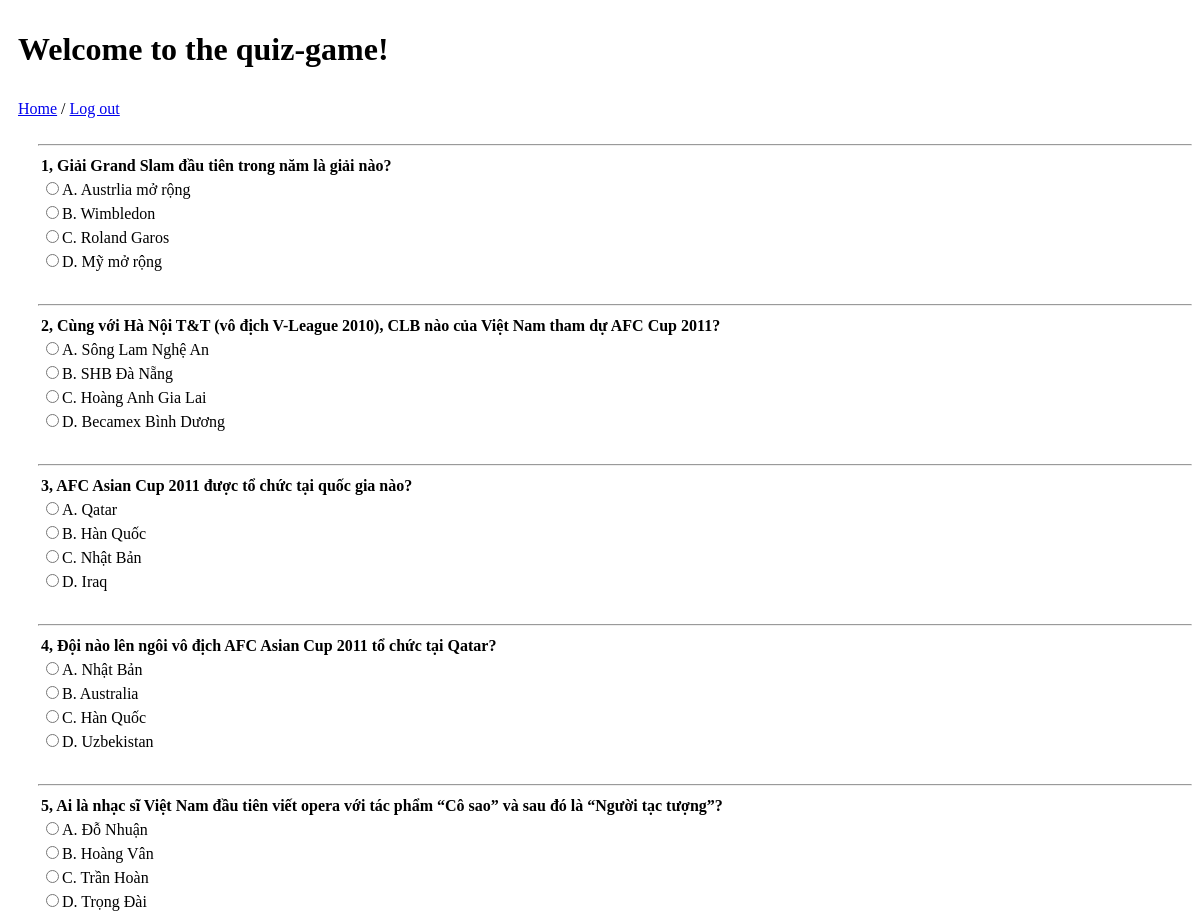
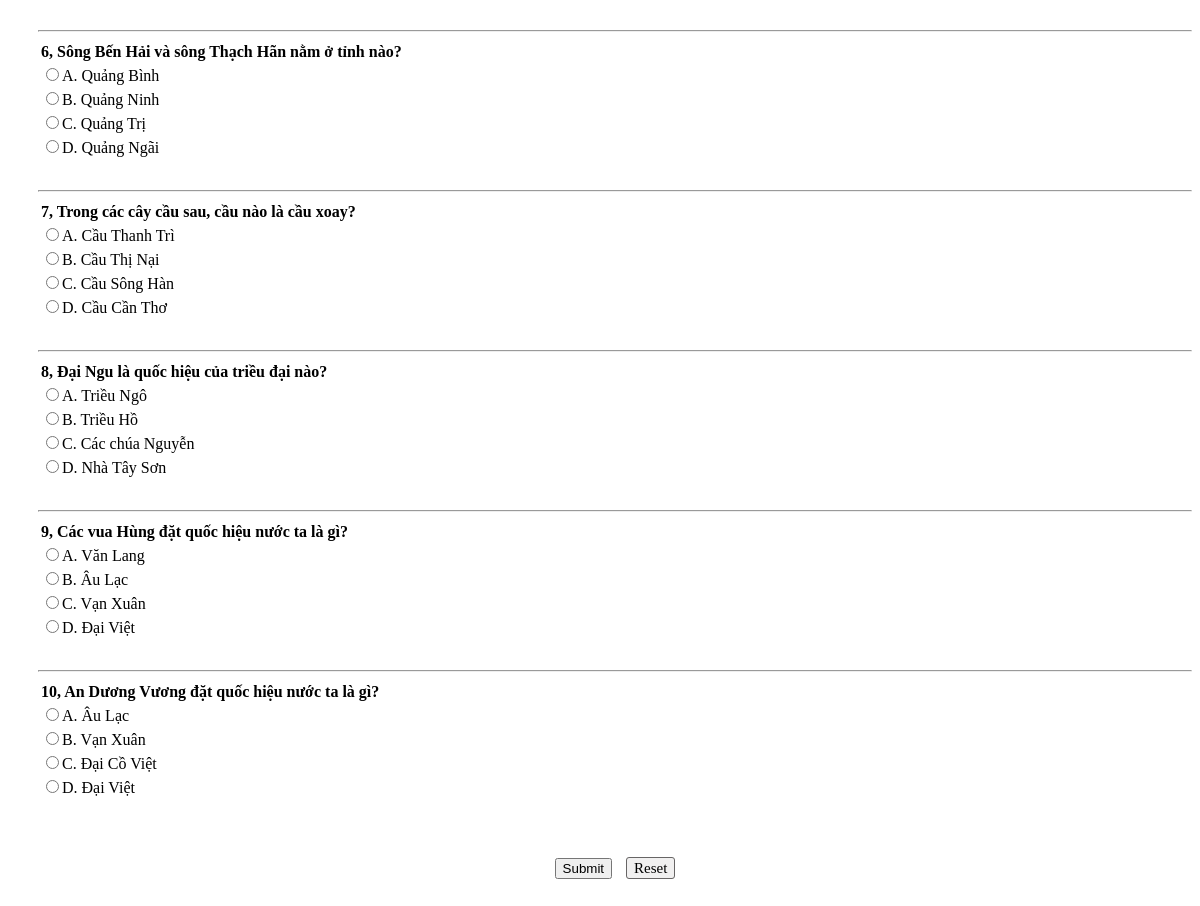
/quizgame/quiz/, run on the app's committed database (2 pictures, top to bottom).
### Quiz_Game/models.py (models this page shows)
class Question(models.Model):
    question_text = models.CharField(max_length=300, null=True)
    op1 = models.CharField(max_length=300, null=True)
    op2 = models.CharField(max_length=300, null=True)
    op3 = models.CharField(max_length=300, null=True)
    op4 = models.CharField(max_length=300, null=True)
    ans = models.CharField(max_length=300, null=True)
    class Meta:
        db_table= "Quiz_Game_question"

### Quiz_Game/views.py (the view)
# urls.py: path('quiz/', views.quiz, name='quizpage')
def quiz(request):
    results= Question.objects.all()
    return render(request, 'index.html', {'Question':results})

### Quiz_Game/templates/index.html (shortened to what this page needs)
<!DOCTYPE html>
<head>
</head>
<body style="padding-bottom: 20px;">
    <h1 style="padding: 10px;">Welcome to the quiz-game!</h1>
    <div style="padding: 0 10px;">
       <a href="{% url 'home' %}">Home</a>
        <span>/</span>
        <a href="{% url 'logout' %}">Log out</a>
    </div>
    <div style="padding-left: 30px;">
        {% for result in Question %}
        <table>
            <tr>
                <td style="font-weight: bold;">{{ result.id}}, {{ result.question_text }}</td>
                <br>
            </tr>
            <tr>
                <td><input type="radio" id="op1" class="rbtn" name="{{ result.id}}" value="{{ result.op1 }}">{{ result.op1 }}</td>
            </tr>
            <tr>
                <td><input type="radio" id="op2" class="rbtn" name="{{ result.id}}" value="{{ result.op2 }}">{{ result.op2 }}</td>
            </tr>
            <tr>
                <td><input type="radio" id="op3" class="rbtn" name="{{ result.id}}" value="{{ result.op3 }}">{{ result.op3 }}</td>
            </tr>
            <tr>
                <td><input type="radio" id="op4" class="rbtn" name="{{ result.id}}" value="{{ result.op4 }}">{{ result.op4 }}</td>
            </tr>
            <tr>
                <td><label id="ans" class="rbtn" style="display: none; color: limegreen;"><b>Correct answer: {{ result.ans }}</b></label></td>
            </tr>
            <hr>
        </table>
        {% endfor %}
        <br><br>
        <br>
        <div id="bt" style="text-align: center;">
            <input type="submit" value="Submit" id="btn1">
            <a href="{% url 'quizpage' %}">Reset</a>
        </div>
    </div>
</body>
</html>

### Quiz_Game/templates/index.html (style rules this page uses)
#bt a { text-decoration: none; margin-left: 10px; color: black; border: 1px solid rgb(103, 101, 101); font-size: 15px; padding: 2px 7px; border-radius: 3px; background-color: rgb(241, 240, 240); }

### data on the page
Question: id "1", question_text "Giải Grand Slam đầu tiên trong năm là giải nào?", op1 "A. Austrlia mở rộng", op2 "B. Wimbledon", op3 "C. Roland Garos", op4 "D. Mỹ mở rộng"
Question: id "2", question_text "Cùng với Hà Nội T&T (vô địch V-League 2010), CLB nào của Việt Nam tham dự AFC Cup 2011?", op1 "A. Sông Lam Nghệ An", op2 "B. SHB Đà Nẵng", op3 "C. Hoàng Anh Gia Lai", op4 "D. Becamex Bình Dương"
Question: id "3", question_text "AFC Asian Cup 2011 được tổ chức tại quốc gia nào?", op1 "A. Qatar", op2 "B. Hàn Quốc", op3 "C. Nhật Bản", op4 "D. Iraq"
Question: id "4", question_text "Đội nào lên ngôi vô địch AFC Asian Cup 2011 tổ chức tại Qatar?", op1 "A. Nhật Bản", op2 "B. Australia", op3 "C. Hàn Quốc", op4 "D. Uzbekistan"
Question: id "5", question_text "Ai là nhạc sĩ Việt Nam đầu tiên viết opera với tác phẩm “Cô sao” và sau đó là “Người tạc tượng”?", op1 "A. Đỗ Nhuận", op2 "B. Hoàng Vân", op3 "C. Trần Hoàn", op4 "D. Trọng Đài"
Question: id "6", question_text "Sông Bến Hải và sông Thạch Hãn nằm ở tỉnh nào?", op1 "A. Quảng Bình", op2 "B. Quảng Ninh", op3 "C. Quảng Trị", op4 "D. Quảng Ngãi"
Question: id "7", question_text "Trong các cây cầu sau, cầu nào là cầu xoay?", op1 "A. Cầu Thanh Trì", op2 "B. Cầu Thị Nại", op3 "C. Cầu Sông Hàn", op4 "D. Cầu Cần Thơ"
Question: id "8", question_text "Đại Ngu là quốc hiệu của triều đại nào?", op1 "A. Triều Ngô", op2 "B. Triều Hồ", op3 "C. Các chúa Nguyễn", op4 "D. Nhà Tây Sơn"
Question: id "9", question_text "Các vua Hùng đặt quốc hiệu nước ta là gì?", op1 "A. Văn Lang", op2 "B. Âu Lạc", op3 "C. Vạn Xuân", op4 "D. Đại Việt"
Question: id "10", question_text "An Dương Vương đặt quốc hiệu nước ta là gì?", op1 "A. Âu Lạc", op2 "B. Vạn Xuân", op3 "C. Đại Cồ Việt", op4 "D. Đại Việt"
